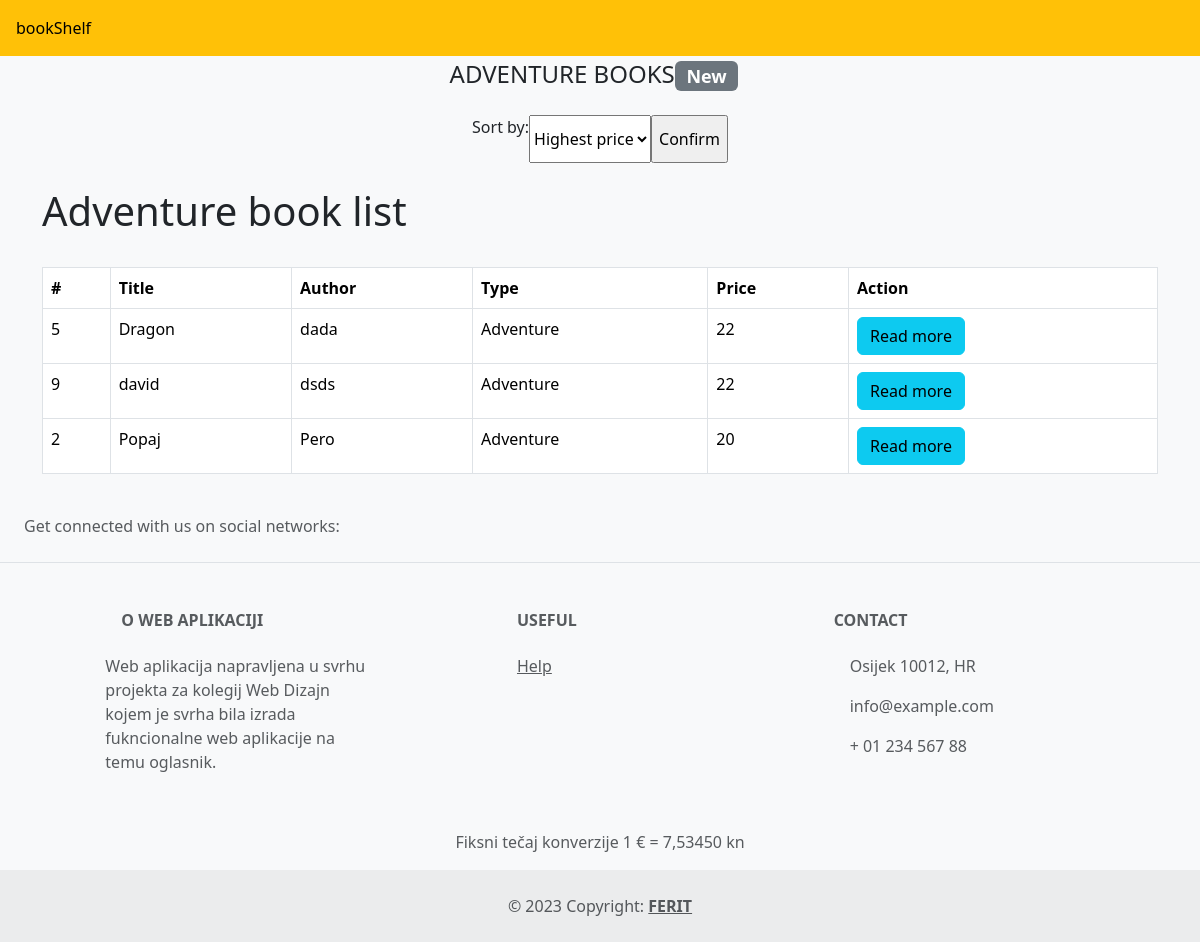
Page /oglasnik/adventurePageHighestPrice.php on the committed database.
### tables this page shows
CREATE TABLE `books` (
  `id` int(11) NOT NULL,
  `title` varchar(128) NOT NULL,
  `author` varchar(128) NOT NULL,
  `type` varchar(50) NOT NULL,
  `description` text NOT NULL,
  `price` int(50) NOT NULL,
  `pub_date` date NOT NULL DEFAULT current_timestamp(),
  `creator` varchar(128) NOT NULL,
  `contact` text NOT NULL
);

### oglasnik/adventurePageHighestPrice.php (the view, shortened to what this page needs)
<!DOCTYPE html>
<html lang="en">
<head>
  <link href="https://cdn.jsdelivr.net/npm/bootstrap@5.3.2/dist/css/bootstrap.min.css" rel="stylesheet">
  <link rel="stylesheet" href="style.css">
</head>
<body class="bg-light">
    <header>
        <div class="row bg-warning p-3">
            <div class="col" id="oglasnikLink">
                <a href="index.php">bookShelf</a>
            </div>
            <div class="col"></div>
            <div class="col"></div>
            <div class="col"></div>
            <div class="col"></div>
            <div class="col"></div>
            <div class="col"></div>
            <div class="col"></div>
            <div class="col"></div>
            <div class="col"></div>
            <div class="col"></div>
            <div class="col"></div>
        </div>
    </header>
  <main>
    <article class="container-fluid mt-1 pagination justify-content-center">
      <h4>ADVENTURE BOOKS<span class="badge bg-secondary">New</span></h4>
    </article>
    <section class="mt-3">
      <form action="adventureProcess.php" class="pagination justify-content-center" method="POST">
        <label for="cars">Sort by: </label>
        <select name="cars" id="cars">
          <option value="highestPrice">Highest price</option>
        </select>
        <br><br>
        <input type="submit" value="Confirm">
      </form>
    </section>
    <div class="container">
        <header class="d-flex justify-content-between my-4">
            <h1>Adventure book list</h1>
        </header>
        <table class="table table-bordered">
            <thead>
                <tr>
                    <th>#</th>
                    <th>Title</th>
                    <th>Author</th>
                    <th>Type</th>
                    <th>Price</th>
                    <th>Action</th>
                </tr>
            </thead>
            <tbody>
                <?php
                include("connectBookDB.php");
                $sql = "SELECT * FROM books WHERE type = 'adventure' ORDER BY price DESC";
                $result = mysqli_query($conn, $sql);
                while($row = mysqli_fetch_array($result)){
                ?>
                    <tr>
                        <td><?php echo $row["id"] ?></td>
                        <td><?php echo $row["title"] ?></td>
                        <td><?php echo $row["author"] ?></td>
                        <td><?php echo $row["type"] ?></td>
                        <td><?php echo $row["price"] ?></td>
                        <td>
                            <a href="viewBook.php?id=<?php echo $row["id"]; ?>" class="btn btn-info">Read more</a>
                        </td>
                    </tr>
                <?php
                    }
                ?>
            </tbody>
        </table>
    </div>
  </main>
  <footer class="text-center text-lg-start bg-light text-muted">
    <section class="d-flex justify-content-center justify-content-lg-between p-4 border-bottom">
      <div class="me-5 d-none d-lg-block">
        <span>Get connected with us on social networks:</span>
      </div>
      <div>
      </div>
    </section>
    <section class="">
      <div class="container text-center text-md-start mt-5">
        <div class="row mt-3">
          <div class="col-md-3 col-lg-4 col-xl-3 mx-auto mb-4">
            <h6 class="text-uppercase fw-bold mb-4">
              <i class="fas fa-gem me-3"></i>O web aplikaciji
            </h6>
            <p>
              Web aplikacija napravljena u svrhu projekta za kolegij Web Dizajn kojem je svrha bila izrada fukncionalne web aplikacije na temu oglasnik.
            </p>
          </div>
          <div class="col-md-3 col-lg-2 col-xl-2 mx-auto mb-4">
            <h6 class="text-uppercase fw-bold mb-4">
              Useful
            </h6>
            <p>
              <a href="#!" class="text-reset">Help</a>
            </p>
          </div>
          <div class="col-md-4 col-lg-3 col-xl-3 mx-auto mb-md-0 mb-4">
            <h6 class="text-uppercase fw-bold mb-4">Contact</h6>
            <p><i class="fas fa-home me-3"></i> Osijek 10012, HR</p>
            <p>
              info@example.com
            </p>
            <p><i class="fas fa-phone me-3"></i> + 01 234 567 88</p>
          </div>
        </div>
        <p>
          <p class="text-center">Fiksni tečaj konverzije 1 € = 7,53450 kn</p>
        </p>
      </div>
    </section>
    <div class="text-center p-4" style="background-color: rgba(0, 0, 0, 0.05);">
      © 2023 Copyright:
      <a class="text-reset fw-bold" href="https://www.ferit.unios.hr/">FERIT</a>
    </div>
  </footer>
</body>
</html>

### rows in the picture
books: id "5", title "Dragon", author "dada", type "Adventure", price "22"
books: id "9", title "david", author "dsds", type "Adventure", price "22"
books: id "2", title "Popaj", author "Pero", type "Adventure", price "20"
